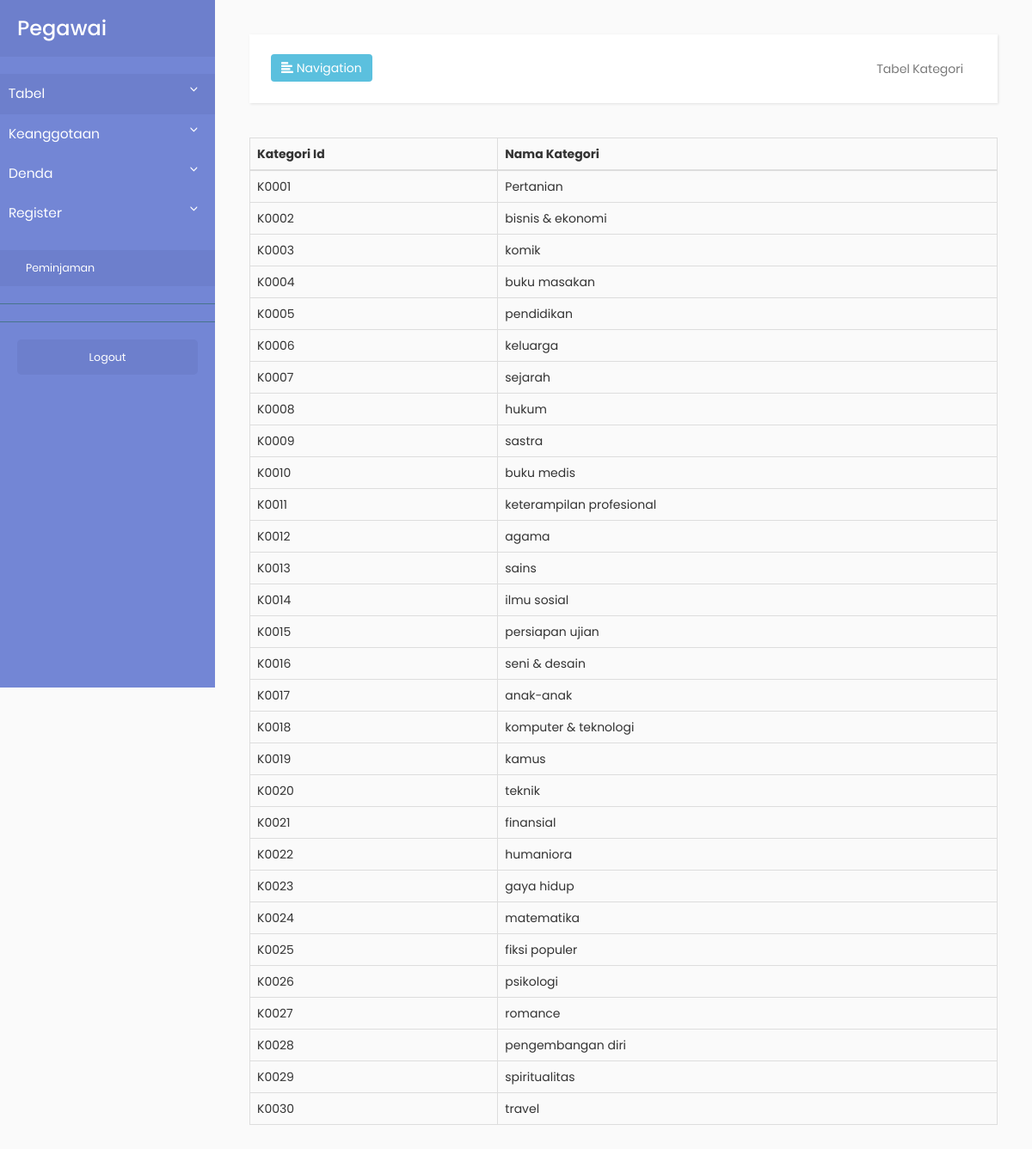
Page /admin/tabelkategori.php on the committed database.
### tables this page shows
CREATE TABLE `kategori` (
  `K_ID` char(5) NOT NULL,
  `K_NAMA` varchar(50) DEFAULT NULL,
  PRIMARY KEY (`K_ID`)
);

### admin/tabelkategori.php (the view, shortened to what this page needs)
<!DOCTYPE html>
<html>
    <head>
        <link rel="stylesheet" href="https://maxcdn.bootstrapcdn.com/bootstrap/3.3.7/css/bootstrap.min.css">
        <link rel="stylesheet" href="css/main.css">
        <link rel="stylesheet" type="text/css" href="css/main2.css">
        <link rel="stylesheet" href="https://cdnjs.cloudflare.com/ajax/libs/malihu-custom-scrollbar-plugin/3.1.5/jquery.mCustomScrollbar.min.css">
    </head>
    <body>
        <div class="wrapper">
            <nav id="sidebar">
                <div class="sidebar-header">
                    <h3>Pegawai</h3>
                </div>
                <ul class="list-unstyled components" >
                    <li class="active">
                        <a href="#tabelSubmenu" data-toggle="collapse" aria-expanded="false">Tabel</a>
                    </li>
                    <li>
                      <a href="#keanggotaanSubmenu" data-toggle="collapse" aria-expanded="false">Keanggotaan</a>
                        <a href="#pageSubmenu" data-toggle="collapse" aria-expanded="false">Denda</a>
                        <a href="#registerSubmenu" data-toggle="collapse" aria-expanded="false">Register</a>
                        <ul class="list-unstyled components">
                        <li>
                              <a href="peminjamanoleh.php">Peminjaman</a>
                        </li>
                      </ul>
                    </li>
                </ul>
                <ul class="list-unstyled CTAs">
                    <li><a href="tmp.php" class="article"
                      action="logout">Logout</a></li>
                </ul>
            </nav>
            <div id="content">
                <nav class="navbar navbar-default">
                    <div class="container-fluid">
                        <div class="navbar-header">
                            <button type="button" id="sidebarCollapse" class="btn btn-info navbar-btn">
                                <i class="glyphicon glyphicon-align-left"></i>
                                <span>Navigation</span>
                            </button>
                        </div>
                        <div class="collapse navbar-collapse" id="bs-example-navbar-collapse-1">
                            <ul class="nav navbar-nav navbar-right">
                                <li><a href="#">Tabel Kategori</a></li>
                            </ul>
                        </div>
                    </div>
                </nav>
                <table class="table table-bordered">
                    <thead>
                    <tr>
                        <th>Kategori Id</th>
                        <th>Nama Kategori</th>
                    </tr>
                    </thead>
                    <tbody>
                      <?php
                      include("config.php");
                      $sql = "select * from kategori";
                      $query = mysqli_query($db, $sql);
                      while($kategori = mysqli_fetch_array($query)){
                        echo "<tr>";
                        echo "<td>".$kategori[K_ID]."</td>";
                        echo "<td>".$kategori[K_NAMA]."</td>";
                        echo "</tr>";
                      }
                   ?>
                    </tbody>
                </table>
            </div>
        </div>
    </body>
</html>

### admin/css/main.css (style rules this page uses)
* { margin: 0px; padding: 0px; box-sizing: border-box; }
body, html { height: 100%; font-family: Poppins-Regular, sans-serif; }
a { font-family: Poppins-Regular; font-size: 14px; line-height: 1.7; color: #666666; margin: 0px; transition: all 0.4s; -webkit-transition: all 0.4s; -o-transition: all 0.4s; -moz-transition: all 0.4s; }
h1,h2,h3,h4,h5,h6 { margin: 0px; }
ul, li { margin: 0px; list-style-type: none; }
button { outline: none !important; border: none; background: transparent; }

### admin/css/main2.css (style rules this page uses)
body { font-family: 'Poppins', sans-serif; background: #fafafa; }
a, a:hover, a:focus { color: inherit; text-decoration: none; transition: all 0.3s; }
.navbar { padding: 15px 10px; background: #fff; border: none; border-radius: 0; margin-bottom: 40px; box-shadow: 1px 1px 3px rgba(0, 0, 0, 0.1); }
.navbar-btn { box-shadow: none; outline: none !important; border: none; }
#sidebar { width: 250px; position: fixed; top: 0; left: 0; height: 100vh; z-index: 999; background: #7386D5; color: #fff; transition: all 0.3s; }
#sidebar .sidebar-header { padding: 20px; background: #6d7fcc; }
#sidebar ul.components { padding: 20px 0; border-bottom: 1px solid #47748b; }
#sidebar ul li a { padding: 10px; font-size: 1.1em; display: block; }
#sidebar ul li.active > a, a[aria-expanded="true"] { color: #fff; background: #6d7fcc; }
a[data-toggle="collapse"] { position: relative; }
a[aria-expanded="false"]::before, a[aria-expanded="true"]::before { content: '\e259'; display: block; position: absolute; right: 20px; font-family: 'Glyphicons Halflings'; font-size: 0.6em; }
ul ul a { font-size: 0.9em !important; padding-left: 30px !important; background: #6d7fcc; }
ul.CTAs { padding: 20px; }
ul.CTAs a { text-align: center; font-size: 0.9em !important; display: block; border-radius: 5px; margin-bottom: 5px; }
a.article, a.article:hover { background: #6d7fcc !important; color: #fff !important; }
#content { width: calc(100% - 250px); padding: 40px; min-height: 100vh; transition: all 0.3s; position: absolute; top: 0; right: 0; }

### rows in the picture
kategori: K_ID "K0001", K_NAMA "Pertanian"
kategori: K_ID "K0002", K_NAMA "bisnis & ekonomi"
kategori: K_ID "K0003", K_NAMA "komik"
kategori: K_ID "K0004", K_NAMA "buku masakan"
kategori: K_ID "K0005", K_NAMA "pendidikan"
kategori: K_ID "K0006", K_NAMA "keluarga"
kategori: K_ID "K0007", K_NAMA "sejarah"
kategori: K_ID "K0008", K_NAMA "hukum"
kategori: K_ID "K0009", K_NAMA "sastra"
kategori: K_ID "K0010", K_NAMA "buku medis"
kategori: K_ID "K0011", K_NAMA "keterampilan profesional"
kategori: K_ID "K0012", K_NAMA "agama"
kategori: K_ID "K0013", K_NAMA "sains"
kategori: K_ID "K0014", K_NAMA "ilmu sosial"
kategori: K_ID "K0015", K_NAMA "persiapan ujian"
kategori: K_ID "K0016", K_NAMA "seni & desain"
kategori: K_ID "K0017", K_NAMA "anak-anak"
kategori: K_ID "K0018", K_NAMA "komputer & teknologi"
kategori: K_ID "K0019", K_NAMA "kamus"
kategori: K_ID "K0020", K_NAMA "teknik"
kategori: K_ID "K0021", K_NAMA "finansial"
kategori: K_ID "K0022", K_NAMA "humaniora"
kategori: K_ID "K0023", K_NAMA "gaya hidup"
kategori: K_ID "K0024", K_NAMA "matematika"
kategori: K_ID "K0025", K_NAMA "fiksi populer"
kategori: K_ID "K0026", K_NAMA "psikologi"
kategori: K_ID "K0027", K_NAMA "romance"
kategori: K_ID "K0028", K_NAMA "pengembangan diri"
kategori: K_ID "K0029", K_NAMA "spiritualitas"
kategori: K_ID "K0030", K_NAMA "travel"
